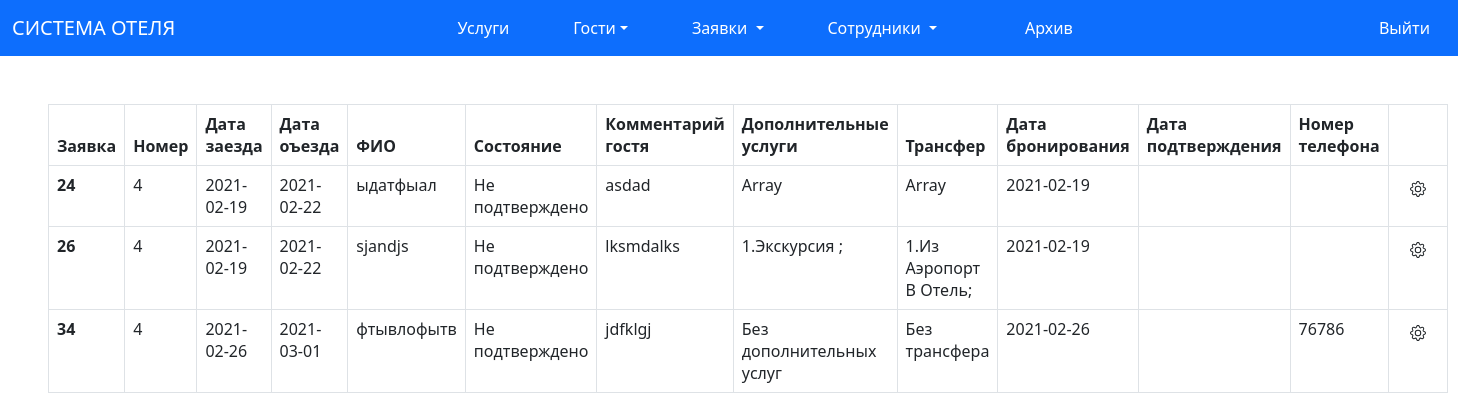
/staff_page.php (signed in), run on the app's committed database.
### tables this page shows
CREATE TABLE `nomera_bron` (
  `id_bron` int(11) NOT NULL,
  `nomer` int(11) NOT NULL,
  `date_in` date NOT NULL,
  `date_out` date NOT NULL,
  `full_name` varchar(5000) NOT NULL,
  `status` varchar(5000) NOT NULL,
  `comment` varchar(5000) DEFAULT NULL,
  `food` varchar(1000) DEFAULT NULL,
  `transfer1` varchar(1000) DEFAULT NULL,
  `date_ofbron` date NOT NULL,
  `date_ofcheck` date DEFAULT NULL,
  `money` int(11) NOT NULL,
  `money_status` varchar(1000) NOT NULL,
  `pass_num` varchar(1000) NOT NULL,
  `place` varchar(1000) NOT NULL,
  `number` varchar(1000) NOT NULL,
  `email` varchar(100) NOT NULL
);

### staff_page.php (the view, shortened to what this page needs)
<?php session_start();
require_once 'connect/connect.php';
?>
<link href="https://cdn.jsdelivr.net/npm/bootstrap@5.0.0-beta2/dist/css/bootstrap.min.css" rel="stylesheet">
<nav class="navbar navbar-expand-lg navbar-light bg-primary  ">
  <div class="container-fluid ">
    <a class="navbar-brand text-white" href="#">СИСТЕМА ОТЕЛЯ</a>
    <ul class="navbar-nav mx-4 ">
      <li class="nav-item mx-4 ">
        <a class="nav-link  text-white" href="uslugi.php" tabindex="-1" aria-disabled="true">Услуги</a>
      </li>
      <li class="nav-item dropdown mx-4 ">
        <a class="nav-link dropdown-toggle text-white" href="guest.php" id="navbarScrollingDropdown" role="button" data-bs-toggle="dropdown" aria-expanded="false">
        Гости</a>
      </li>
      <li class="nav-item dropdown mx-4 ">
        <a class="nav-link dropdown-toggle text-white" href="staff_page.php" id="navbarScrollingDropdown" role="button" data-bs-toggle="dropdown" aria-expanded="false">
          Заявки
        </a>
      </li>
      <li class="nav-item dropdown mx-4 ">
        <a class="nav-link dropdown-toggle text-white" href="allstaff.php" id="navbarScrollingDropdown" role="button" data-bs-toggle="dropdown" aria-expanded="false">
          Сотрудники
        </a>
      </li>
      <li class="nav-item mx-5 ">
        <a class="nav-link  text-white" href="archiv.php" tabindex="-1" aria-disabled="true" > Архив </a>
      </li></ul>
      <a class=" mr-auto nav-link  text-white " href="signin/logout.php"  >Выйти</a>
    </div>
</nav>
  <div class="col-sm-5 m-5">
  <table class="table table-bordered " >
    <thead>
      <tr>
        <th scope="col">Заявка</th>
        <th scope="col">Номер</th>
        <th scope="col"class="col-lg-2">Дата заезда</th>
        <th scope="col" class="col-lg-2">Дата оъезда</th>
        <th scope="col">ФИО</th>
        <th scope="col">Состояние </th>
        <th scope="col">Комментарий гостя</th>
        <th scope="col">Дополнительные услуги</th>
        <th scope="col">Трансфер</th>
        <th scope="col">Дата бронирования</th>
        <th scope="col">Дата подтверждения  </th>
                <th scope="col">Номер телефона  </th>
                <th></th>
      </tr>
    </thead>
    <tbody>
    <?php
    $staff = mysqli_query($connect, "SELECT * FROM `nomera_bron` WHERE `status`='Подтверждено' AND `full_name`!='Иванов Иван Иванович' OR `status`='Не подтверждено' AND `full_name`<>'Иванов Иван Иванович'");
    $staff = mysqli_fetch_all($staff);
    $color="";
    foreach ($staff as $st)
    {  if( $st[5]=="Подтверждено"):
  $color="text-success";
      else: $color="";
      endif;
    $black_p = mysqli_query($connect, "SELECT `full_name` FROM `guest_archive` WHERE `full_name`='$st[4]' ");
    $black_p = mysqli_fetch_all($black_p);
    if($black_p):
      $colorblack="bg-danger";
      else:$colorblack="";
      endif;
    ?>
    <tr>
      <th scope="row"><?= $st[0] ?></th>
      <td class="<?=$color?>"><?= $st[1] ?></td>
      <td class="<?=$color?>"><?= $st[2] ?></td>
      <td class="<?=$color?>"><?= $st[3] ?></td>
      <td class="<?=$color?> <?=$colorblack?>"><?= $st[4] ?></td>
      <td class="<?=$color?>"><?= $st[5] ?></td>
      <td class="<?=$color?>"><?= $st[6] ?></td>
      <td class="<?=$color?>"><?= $st[7] ?></td>
      <td class="<?=$color?>"><?= $st[8] ?></td>
      <td class="<?=$color?>"><?= $st[9] ?></td>
      <td class="<?=$color?>"><?= $st[10] ?></td>
      <td class="<?=$color?>"><?= $st[15] ?></td>
         <form action="guest/back_from_banned.php" method="post" enctype="multipart/form-data">
      <td>
        <div class="dropdown">
          <button class="btn  " type="button" id="dropdownMenu2" data-bs-toggle="dropdown" aria-expanded="false">
          </button>
        </div>
      </td>
    </tr>
    <?php } ?>
  </tbody>
</table>
</div>

### data on the page
nomera_bron: id_bron "24", nomer "4", date_in "2021-02-19", date_out "2021-02-22", full_name "ыдатфыал", status "Не подтверждено", comment "asdad", food "Array", transfer1 "Array", date_ofbron "2021-02-19"
nomera_bron: id_bron "26", nomer "4", date_in "2021-02-19", date_out "2021-02-22", full_name "sjandjs", status "Не подтверждено", comment "lksmdalks", food "1.Экскурсия ;", transfer1 "1.Из Аэропорт В Отель;", date_ofbron "2021-02-19"
nomera_bron: id_bron "34", nomer "4", date_in "2021-02-26", date_out "2021-03-01", full_name "фтывлофытв", status "Не подтверждено", comment "jdfklgj", food "Без дополнительных услуг", transfer1 "Без трансфера", date_ofbron "2021-02-26", number "76786"
